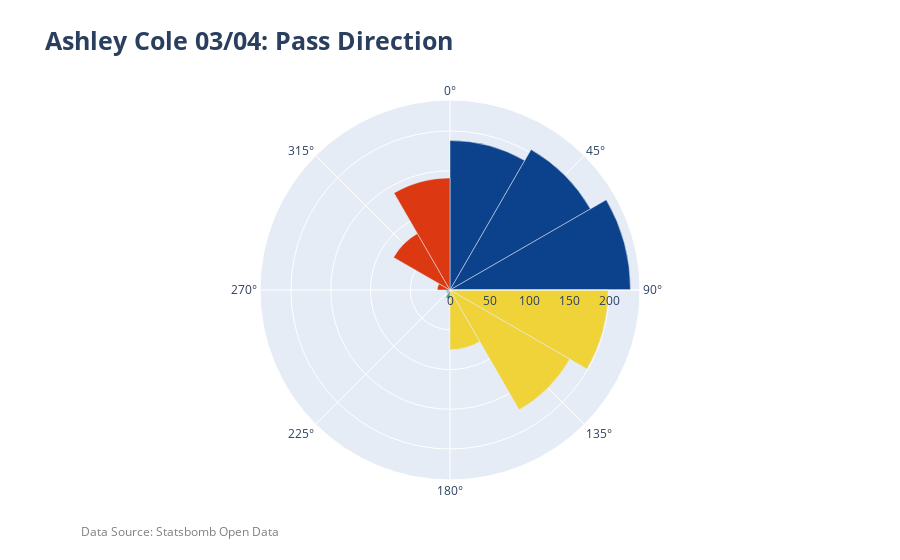

Notebook source saved alongside this figure:
### Markdown cell above
### Example: Ashley Cole

### Code cell
pd.options.mode.chained_assignment = None

cole_passes_df = arsenal_passes_df[(arsenal_passes_df.player == "Ashley Cole")]
cole_result = get_angle_counts(cole_passes_df)
cole_angles = cole_result["angle_bucket"]
cole_count = cole_result["Count"]

markercolor = ["#0C418C", "#0C418C", "#0C418C", "#F0D339", "#F0D339", "#F0D339", "#56A18F", "#56A18F", "#56A18F", "#DC3912", "#DC3912", "#DC3912"]
hover_data = ["0-30", "30-60", "60-90", "90-120", "120-150", "150-180", "180-210", "210-240", "240-270", "270-300", "300-330", "330-360"]

fig = go.Figure(data=
    go.Barpolar(
        r = cole_count,
        theta = cole_angles,
        width=30, 
        marker_color=markercolor, 
        hovertext=hover_data
    ))

fig.update_layout(
    title="<b>Ashley Cole 03/04: Pass Direction<b>",
    font=dict(
        size=18
    )
    )

#https://medium.com/nerd-for-tech/enriching-data-visualizations-with-annotations-in-plotly-using-python-6127ff6e0f80
fig.add_annotation(
    showarrow=False,
    text="Data Source: <a href='https://statsbomb.com/what-we-do/hub/free-data/'>Statsbomb Open Data</a>",
    x = 0
    , y = -0.15
    , xref='paper'
    , yref='paper' 
    , xanchor='left'
    , yanchor='bottom'
    , xshift=-1
    , yshift=-5
    , font=dict(size=12, color="grey")
    , align="left"
    )

fig.update_layout(showlegend=False)
#fig.update_polars(angularaxis_showticklabels=False)
#fig.update_polars(radialaxis_showticklabels=False)
fig.update_polars(angularaxis_tickfont_size=12)
fig.update_polars(radialaxis_tickfont_size=12)
fig.update_polars(angularaxis_direction="clockwise")
fig.show()
#py.plot(fig, filename="inv_cole_direction", auto_open = True)

### Figure 1 — Plotly figure (JSON) as saved in the notebook; plotly's stock layout.template omitted (floating-point values rounded to 4 significant figures)
{"data": [{"hovertext": ["0-30", "30-60", "60-90", "90-120", "120-150", "150-180", "180-210", "210-240", "240-270", "270-300", "300-330", "330-360"], "marker": {"color": ["#0C418C", "#0C418C", "#0C418C", "#F0D339", "#F0D339", "#F0D339", "#56A18F", "#56A18F", "#56A18F", "#DC3912", "#DC3912", "#DC3912"]}, "r": [188, 204, 227, 199, 174, 75, 11, 5, 5, 16, 82, 141], "theta": [15, 45, 75, 105, 135, 165, 195, 225, 255, 285, 315, 345], "type": "barpolar", "width": 30}], "layout": {"annotations": [{"align": "left", "font": {"color": "grey", "size": 12}, "showarrow": false, "text": "Data Source: <a href='https://statsbomb.com/what-we-do/hub/free-data/'>Statsbomb Open Data</a>", "x": 0, "xanchor": "left", "xref": "paper", "xshift": -1, "y": -0.15, "yanchor": "bottom", "yref": "paper", "yshift": -5}], "font": {"size": 18}, "polar": {"angularaxis": {"direction": "clockwise", "tickfont": {"size": 12}}, "radialaxis": {"tickfont": {"size": 12}}}, "showlegend": false, "title": {"text": "<b>Ashley Cole 03/04: Pass Direction<b>"}}}
